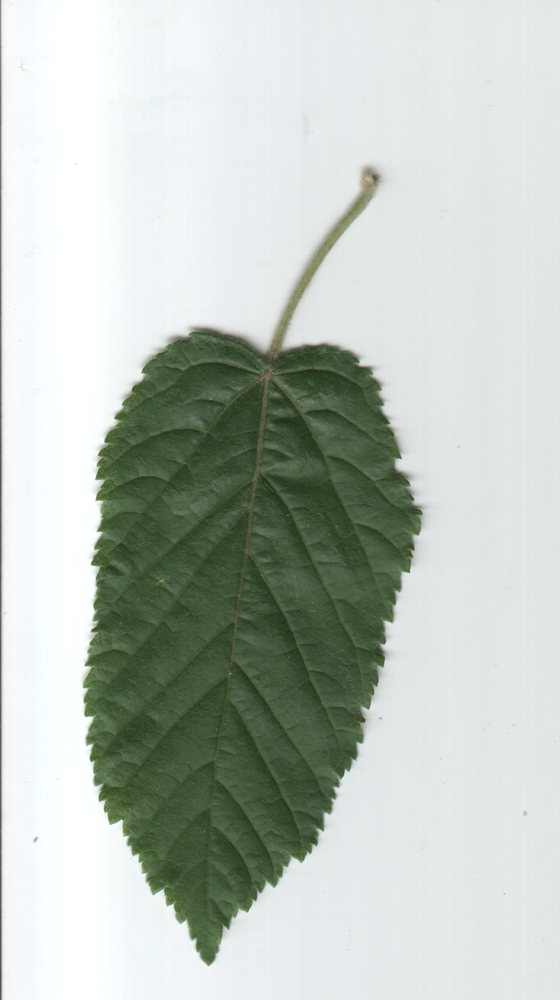
#> input picture data/datasets/leafs_unique_color/png/Acer_tataricum.png, 560 x 1000 px, shrunk from 742 x 1326 before the run
$ python -i preprocessing.py   (imports and definitions only)
#> lines starting #> are read from the running program, lines starting #| are printed output that depends on the picture; after the words box and inside, x2 and y2 are one past the last pixel; in counts of white or black regions, pixels touching at a corner belong together
"""Convert image into binary image.

References:
    https://docs.opencv.org/4.x/d9/d61/tutorial_py_morphological_ops.html

"""

import cv2
import numpy as np
import matplotlib.pyplot as plt


def image_to_binary(
    path: str, save_path: str = None, invert: bool = True
) -> np.ndarray:
    """
    Convert a leaf image with white background into a binary image.

    Object (leaf) -> white (255), background -> black (0).

    Args:
        path (str): Path to input image
        save_path (str, optional): If given, save binary image to path
        invert (bool): If True, use THRESH_BINARY_INV (dark object on light
            background, e.g. colored leaf on white background).
            If False, use THRESH_BINARY (light object on dark background,
            e.g. already-binary image where object is white).

    Returns:
        np.ndarray: Binary image (uint8, 0/255)
    """
#> called with invert = True
    img = cv2.imread(path)
#> img is the input picture: shape (1000, 560, 3); mean B, G, R 189.9, 197.1, 189.2
    if img is None:
        raise FileNotFoundError(f"Image not found: {path}")

    # Convert to grayscale
    gray = cv2.cvtColor(img, cv2.COLOR_BGR2GRAY)
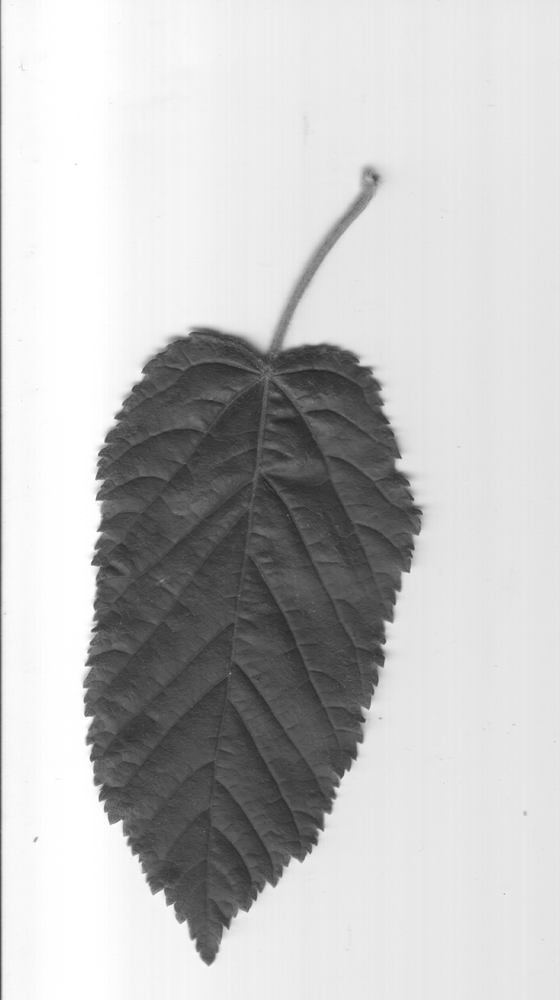
#> gray: shape (1000, 560); min 38, max 255, mean 194

    # Otsu threshold - automatically finds best threshold
    # Use invert=True  (THRESH_BINARY_INV): dark object on light background
    #                   -> object=255, background=0
    # Use invert=False (THRESH_BINARY):     light object on dark background
    #                   -> object=255, background=0
    thresh_type = cv2.THRESH_BINARY_INV if invert else cv2.THRESH_BINARY
    _, binary = cv2.threshold(gray, 0, 255, thresh_type + cv2.THRESH_OTSU)
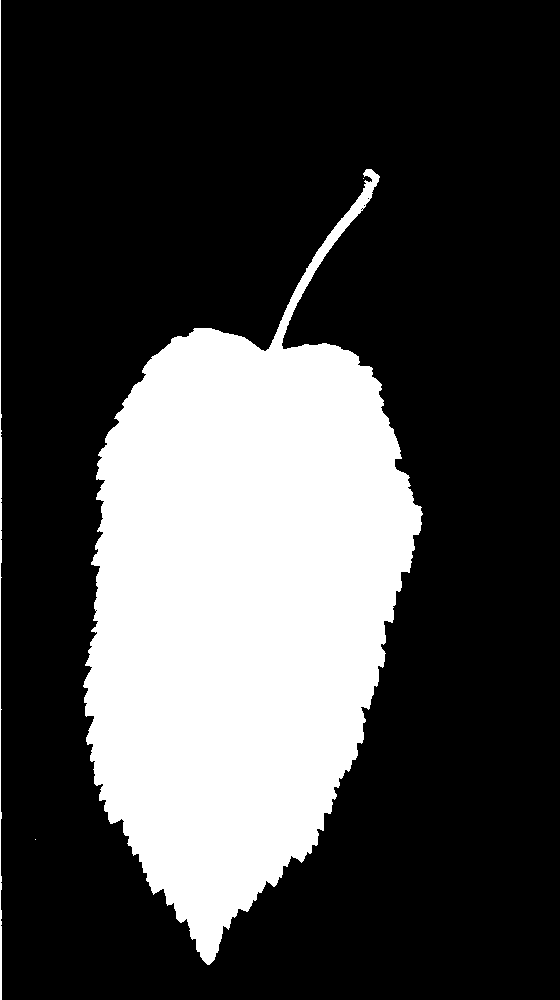
#> binary: shape (1000, 560); 27.2% white; 4 white regions (2 under 20 px), largest, box (x1, y1, x2, y2) and area: (83, 169, 423, 965) 150861, (0, 0, 2, 1000) 1238

    # Morphological cleaning
    kernel = np.ones((5, 5), np.uint8)
    binary = cv2.morphologyEx(binary, cv2.MORPH_CLOSE, kernel)
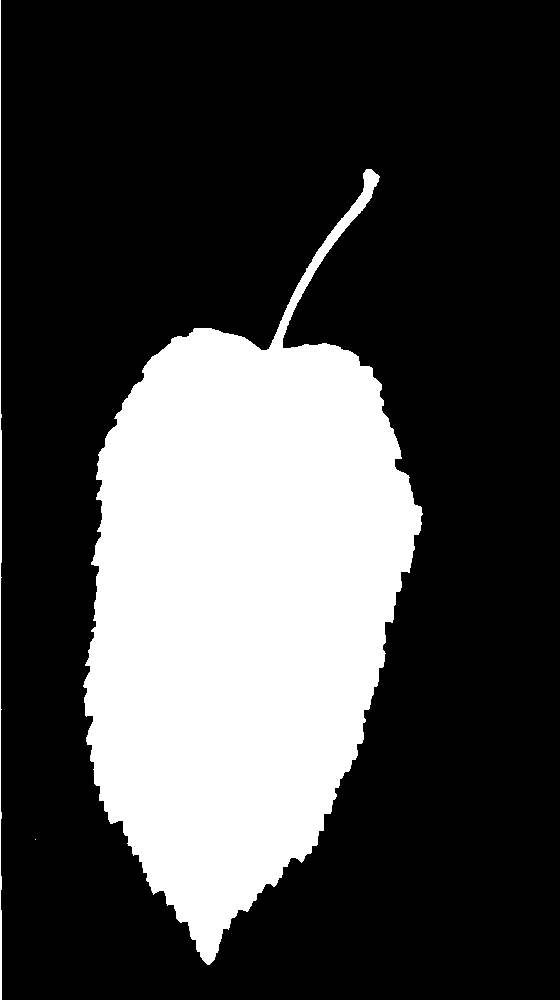
#> binary: shape (1000, 560); 27.2% white; 3 white regions (1 under 20 px), largest, box (x1, y1, x2, y2) and area: (83, 169, 423, 965) 151247, (0, 0, 2, 1000) 1250
    binary = cv2.morphologyEx(binary, cv2.MORPH_OPEN, kernel)
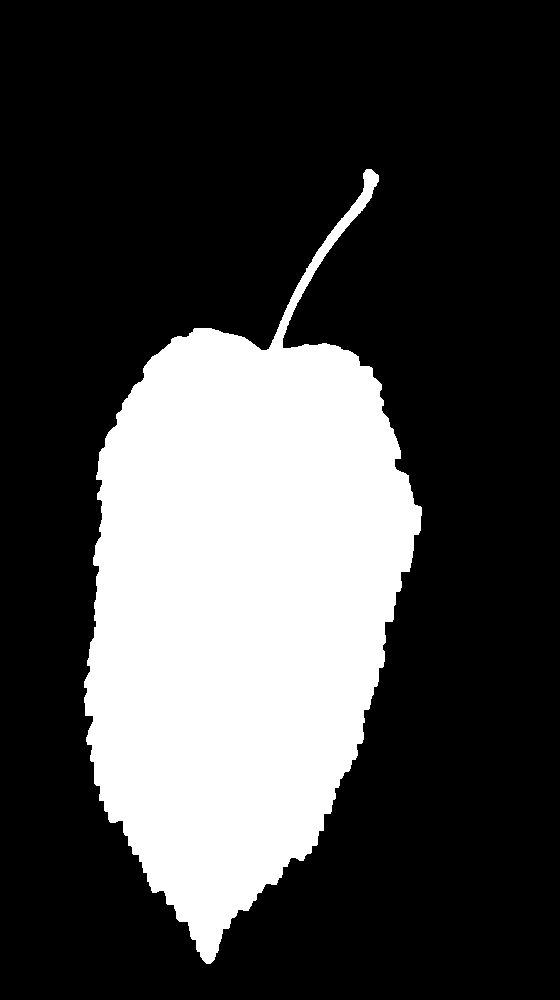
#> binary: shape (1000, 560); 27% white; 1 white region, box (x1, y1, x2, y2) and area: (84, 169, 422, 964) 151140

    # Fill internal holes: flood-fill background from top-left corner,
    # then OR with original to recover any interior pixels lost by Otsu.
    # Works regardless of hole size (more robust than large MORPH_CLOSE).
    h, w = binary.shape
#> h = 1000; w = 560
    flood_mask = np.zeros((h + 2, w + 2), np.uint8)
    filled = binary.copy()
    cv2.floodFill(filled, flood_mask, (0, 0), 255)
#> filled: shape (1000, 560); every value is 255
    # Pixels still black after flood-fill are interior holes -> set to white
    interior = cv2.bitwise_not(filled)
#> interior: shape (1000, 560); every value is 0
    binary = cv2.bitwise_or(binary, interior)

    if save_path:
        cv2.imwrite(save_path, binary)

    return binary

>>> result = image_to_binary('../../data/datasets/leafs_unique_color/png/Acer_tataricum.png')

$ run again, on data/datasets/leafs_unique_color/png/Caragana_arborescens.png
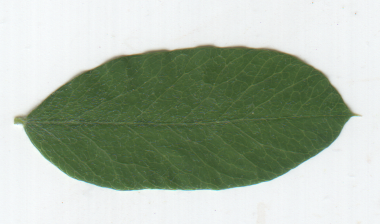
#> input picture data/datasets/leafs_unique_color/png/Caragana_arborescens.png, 380 x 224 px
#> in image_to_binary, img is the input picture: shape (224, 380, 3); mean B, G, R 163.9, 180.7, 168.7
#> in image_to_binary, `gray = cv2.cvtColor(img, cv2.COLOR_BGR2GRAY)`:
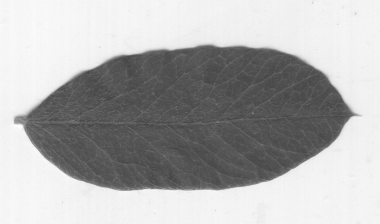
#> gray: shape (224, 380); min 68, max 254, mean 175.2
#> in image_to_binary, `_, binary = cv2.threshold(gray, 0, 255, thresh_type + cv2.THRESH_OTSU)`:
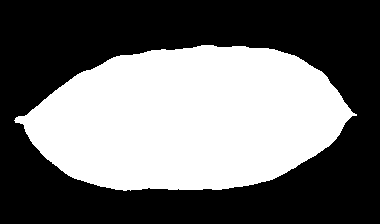
#> binary: shape (224, 380); 43% white; 1 white region, box (x1, y1, x2, y2) and area: (14, 45, 357, 191) 36628
#> filled: shape (224, 380); every value is 255
#> interior: shape (224, 380); every value is 0

$ run again, on data/datasets/leafs_unique_color/png/Cornus_mas.png
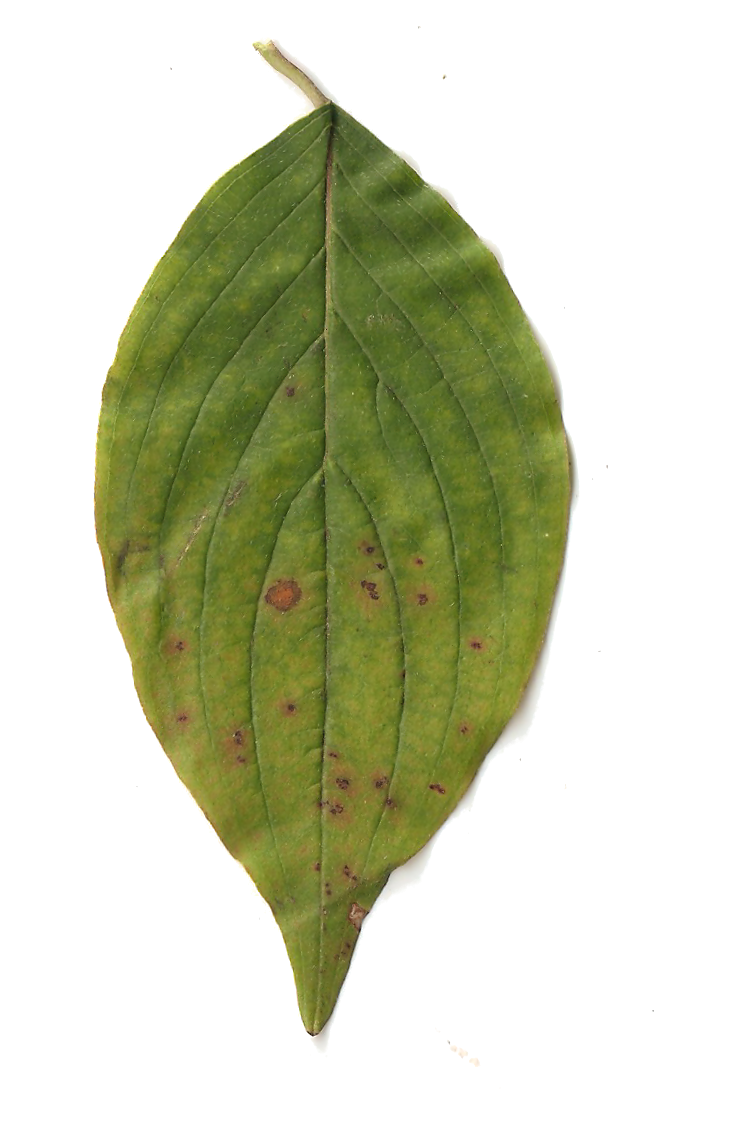
#> input picture data/datasets/leafs_unique_color/png/Cornus_mas.png, 746 x 1148 px
#> in image_to_binary, img is the input picture: shape (1148, 746, 3); mean B, G, R 185.9, 210.2, 206.7
#> in image_to_binary, `gray = cv2.cvtColor(img, cv2.COLOR_BGR2GRAY)`:
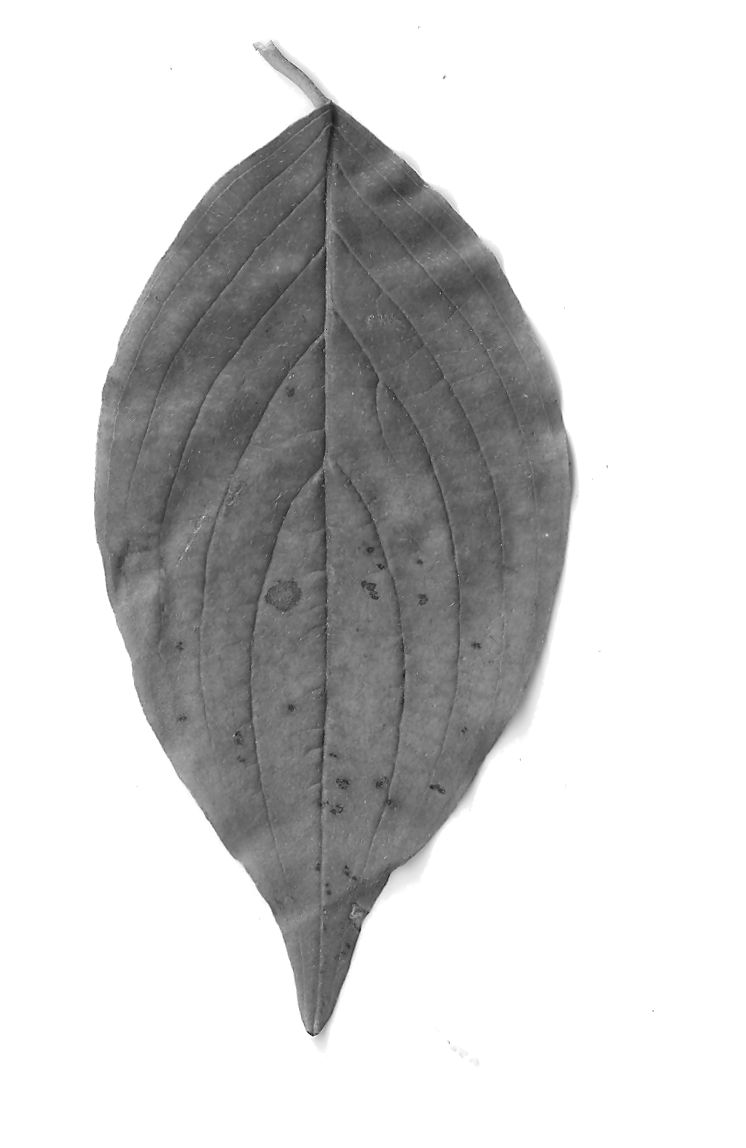
#> gray: shape (1148, 746); min 24, max 255, mean 206.4
#> in image_to_binary, `_, binary = cv2.threshold(gray, 0, 255, thresh_type + cv2.THRESH_OTSU)`:
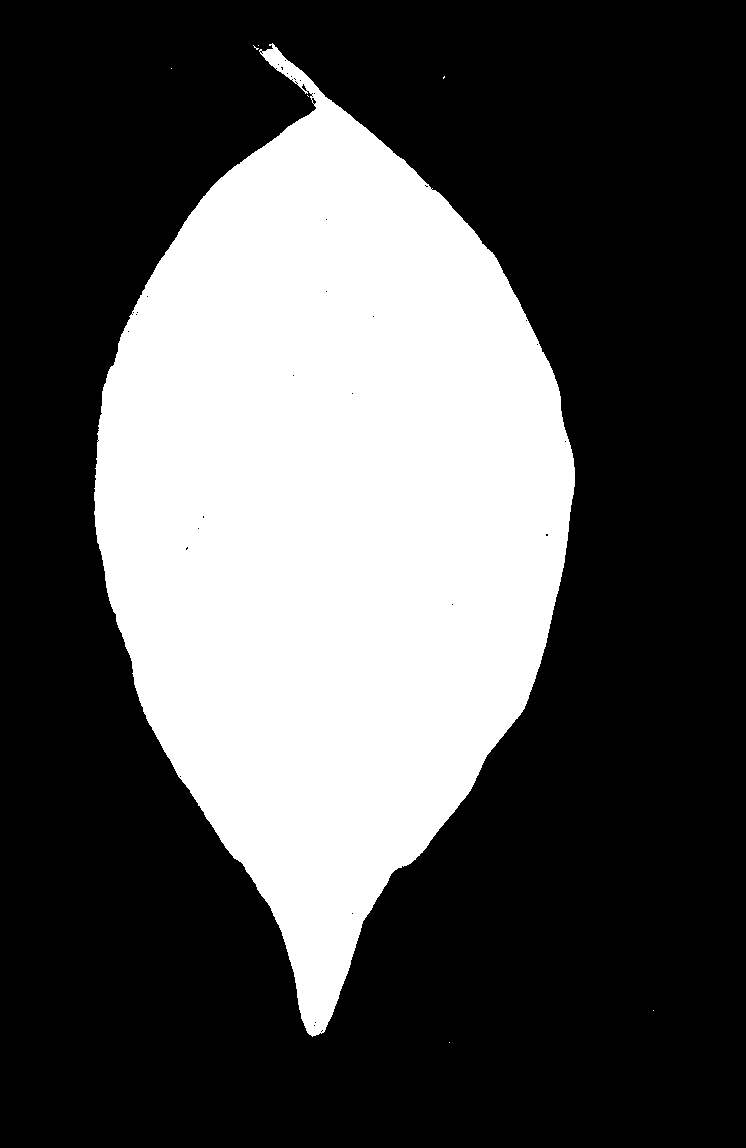
#> binary: shape (1148, 746); 33.2% white; 8 white regions (7 under 20 px), largest, box (x1, y1, x2, y2) and area: (94, 43, 575, 1037) 284005
#> filled: shape (1148, 746); every value is 255
#> interior: shape (1148, 746); every value is 0
